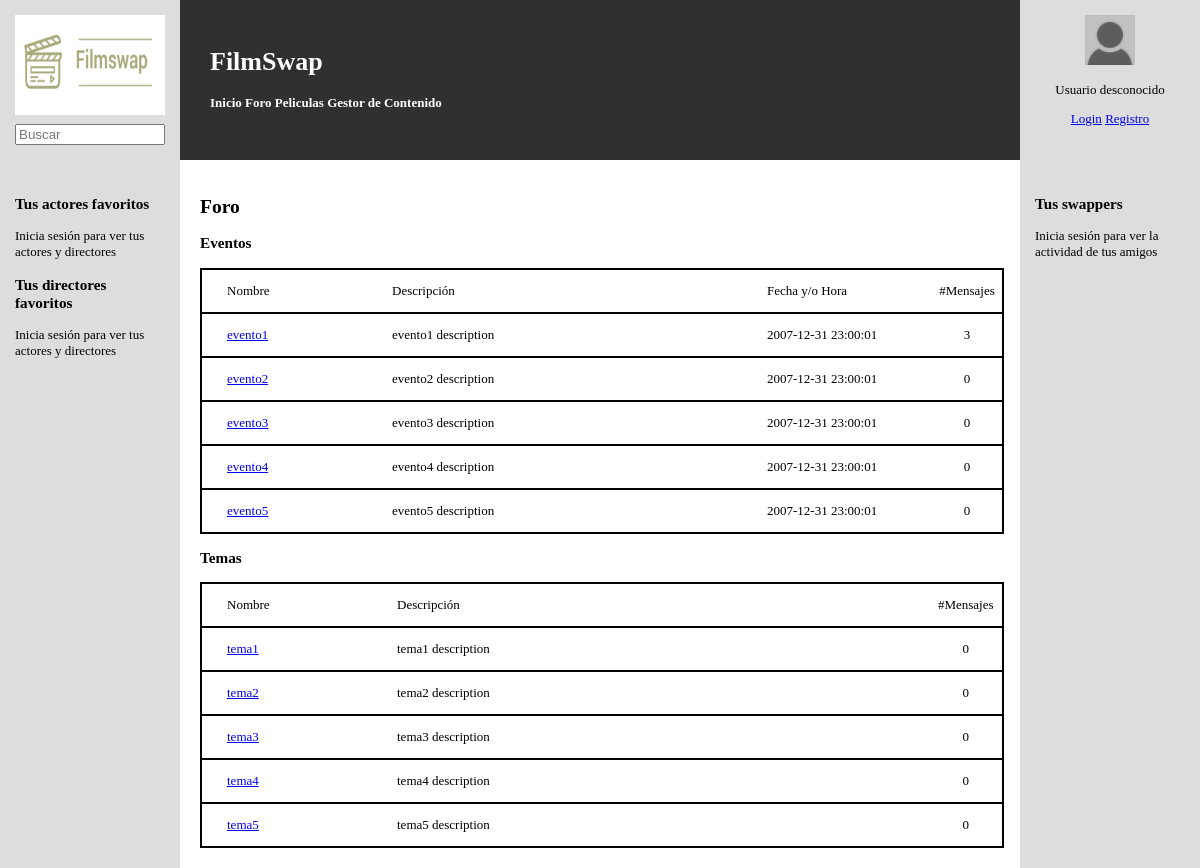
Screenshot of /foro.php with the database file from the repository.
### tables this page shows
CREATE TABLE `foro_eventos_temas` (
  `id` int(11) NOT NULL,
  `name` varchar(45) NOT NULL,
  `description` longtext NOT NULL,
  `time` timestamp NULL DEFAULT NULL,
  `time_created` timestamp NOT NULL DEFAULT current_timestamp(),
  `num_messages` int(11) NOT NULL DEFAULT 0
);

### includes/EventoTema.php (called while the page is built, shortened)
<?php
class EventoTema
{
	public static function buscaEventosRecientes()
	{
		$result = [];
        $app = Aplicacion::getSingleton();
        $conn = $app->conexionBd();
		$query = "SELECT * FROM foro_eventos_temas WHERE time IS NOT NULL ORDER BY time DESC";
		$rs = $conn->query($query);
		if ($rs) {
		  while($fila = $rs->fetch_assoc()) {
			$result[] = new EventoTema($fila['id'], $fila['name'], $fila['description'], $fila['time'], $fila['time_created'], $fila['num_messages']);
		  }
		}
		return $result;
	}
    public static function buscaTemas()
    {
        $result = [];
        $app = Aplicacion::getSingleton();
        $conn = $app->conexionBd();
        $query = "SELECT * FROM foro_eventos_temas WHERE time IS NULL";
        $rs = $conn->query($query);
        if ($rs) {
          while($fila = $rs->fetch_assoc()) {
            $result[] = new EventoTema($fila['id'], $fila['name'], $fila['description'], $fila['time'], $fila['time_created'], $fila['num_messages']);
          }
        }
        return $result;
    }
    private $id;
    private $name;
	private $description;
	private $time;
    private $num_messages;
    private function __construct($id, $name, $description, $time, $time_created, $num_messages)
    {
        $this->id= $id;
        $this->name = $name;
        $this->description = $description;
        $this->time = $time;
        $this->num_messages = $num_messages;
    }
    public function id()
    {
        return $this->id;
    }
    public function name()
    {
        return $this->name;
    }
    public function description()
    {
        return $this->description;
    }
    public function time()
    {
        return $this->time;
    }
    public function num_messages()
    {
        return $this->num_messages;
    }
}

### includes/eventosTemas.php (the view, shortened to what this page needs)
<?php
class eventosTemas
{
	function listaEventos()
	{
		$html = '';
		$eventos = EventoTema::buscaEventosRecientes();
		foreach($eventos as $evento) {
			$href = './evento.php?id=' . $evento->id() . '&nombre=' . $evento->name();
			$html .= '<div class="row">';
			$html .= '<div class="col" id="col-4-1">';
			$html .= "<p><a href=\"$href\">{$evento->name()} </a></p>";
			$html .= '</div>';
			$html .= '<div class="col" id="col-4-2">';
			$html .= "<p>{$evento->description()}</p>";
			$html .= '</div>';
			$html .= '<div class="col" id="col-4-3">';
			$html .= "<p>{$evento->time()}</p>";
			$html .= '</div>';
			$html .= '<div class="col" id="col-4-4">';
			$html .= "<p>{$evento->num_messages()}</p>";
			$html .= '</div>';
			$html .= '</div>';
		}
		return $html;
	}
	function listaTemas()
	{
		$html = '';
		$temas = EventoTema::buscaTemas();
		foreach($temas as $tema) {
			$href = './tema.php?id=' . $tema->id() . '&nombre=' . $tema->name();
			$html .= '<div class="row">';
			$html .= '<div class="col" id="col-3-1">';
			$html .= "<p><a href=\"$href\">{$tema->name()} </a></p>";
			$html .= '</div>';
			$html .= '<div class="col" id="col-3-2">';
			$html .= "<p>{$tema->description()}</p>";
			$html .= '</div>';
			$html .= '<div class="col" id="col-3-3">';
			$html .= "<p>{$tema->num_messages()}</p>";
			$html .= '</div>';
			$html .= '</div>';
		}
		return $html;
	}
}

### estilo.css (style rules this page uses)
html { height: 100%; }
body { display: flex; background-color: #ffffff; margin: 0px; padding: 0px; min-height: -webkit-fill-available; font-size: small; }
.row { justify-content: space-around; width: 100%; border-style: solid; border-color: #000000; border-width: 0 2px 2px 2px; display: flex; }
.col { padding-left: 25px; }
#col-4-1 { width: 20%; }
#col-4-2 { width: 50%; }
#col-4-3 { width: 20%; }
#col-4-4 { width: 10%; }
#col-4-4 > p { text-align: center; }
#col-3-1 { width: 20%; }
#col-3-2 { width: 70%; }
#col-3-3 { width: 10%; }
#col-3-3 > p { text-align: center; }

### rows the page displays
foro_eventos_temas: name "evento1", description "evento1 description", time "2007-12-31 23:00:01", num_messages "3"
foro_eventos_temas: name "evento2", description "evento2 description", time "2007-12-31 23:00:01", num_messages "0"
foro_eventos_temas: name "evento3", description "evento3 description", time "2007-12-31 23:00:01", num_messages "0"
foro_eventos_temas: name "evento4", description "evento4 description", time "2007-12-31 23:00:01", num_messages "0"
foro_eventos_temas: name "evento5", description "evento5 description", time "2007-12-31 23:00:01", num_messages "0"
foro_eventos_temas: name "tema1", description "tema1 description", num_messages "0"
foro_eventos_temas: name "tema2", description "tema2 description", num_messages "0"
foro_eventos_temas: name "tema3", description "tema3 description", num_messages "0"
foro_eventos_temas: name "tema4", description "tema4 description", num_messages "0"
foro_eventos_temas: name "tema5", description "tema5 description", num_messages "0"
